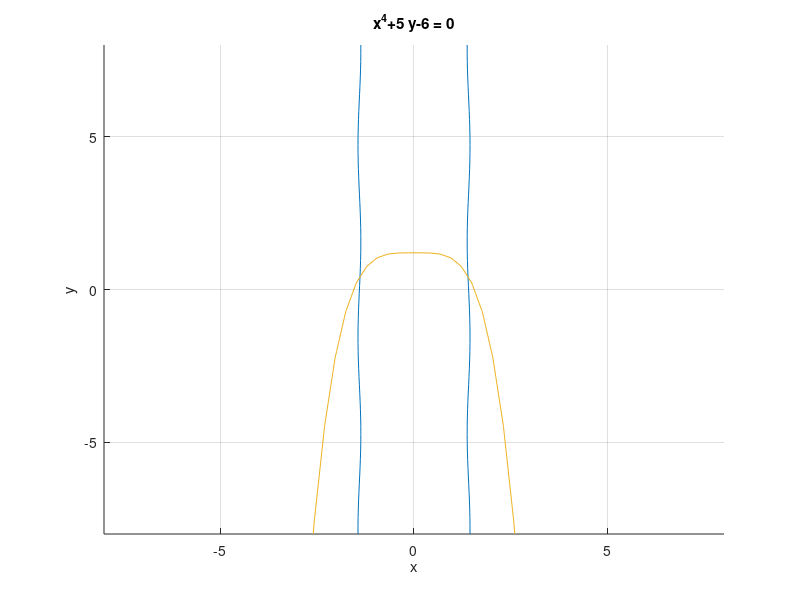

The MATLAB source for this figure: (Note: this script raises an error after producing the figure.)
%% Test Newton Method 2
% Test Newton_n_sytem subroutine

% Clear memory
clear all; close all; clc;

% display format
format long

%% Examples
example = 2;
switch example
    case{1} % 2-by-2 Polynomials,
        % Define vector of functions 'f' and matrix of partial derivates 'df',
        f = inline('[x(1)^3+x(2)-1 ; x(2)^3-x(1)+1]');
        df = inline('[3*x(1)^2, 1  ; -1,  3*x(2)^2]');

        % Plot figures,
        g1 = 'x^3+y-1'; g2 = 'y^3-x+1'; xy_range = [-4,4,-4,4];
        figure(1); grid on;
        hold on;
        ez1 = ezplot(g1,xy_range);
        ez2 = ezplot(g2,xy_range); 
        hold off;
        legend('g1(x,y)=x^3+y-1','g2(x,y)=y^3-x+1'); 
        set(ez1,'color',[0 0 1]);
        set(ez2,'color',[1 0 0]);
        title('Solving x^3+y-1 & y^3-x+1 for {x,y}')
        
        % Initial Guess,
        x0 = [.5;.5] ;
        
    case{2} % 2-by-2 Nonlinear system,
        % Define vector of functions 'f' and matrix of partial derivates 'df',
        f = inline('[10*x(1)^2+sin(x(2))-20 ; x(1)^4+5*x(2)-6]');
        df = inline('[20*x(1), cos(x(2))  ; 4*x(1)^3, 5]');
        
        % Plot figures,
        g1 = '10*x^2+sin(y)-20'; g2 = 'x^4+5*y-6'; xy_range = [-8,8,-8,8];
        figure(1); grid on;
        hold on;
        ez1 = ezplot(g1,xy_range);
        ez2 = ezplot(g2,xy_range); 
        hold off;
        legend('g1(x,y)=10x^2+sin(y)-20','g2(x,y)=x^4+5y-6',1); 
        set(ez1,'color',[0 0 1]);
        set(ez2,'color',[1 0 0]);
        title('Solving 10x^2+sin(y)=20 & x^4+5y=6 for {x,y}')
        
        % Initial Guess,
        x0 = [1;1];
        
        case{3} % 3-by-3 Polynomial System,
        % Define vector of functions 'f' and matrix of partial derivates 'df',
        f = inline('[x(1)^3-2*x(2)-2 ; x(1)^3-5*x(3)^2+7 ; x(2)*x(3)^2-1]');
        df = inline('[3*x(1)^2 -2 0;3*x(1)^2 0 -10*x(3);0 x(3)^2 2*x(2)*x(3)]');
      
        % Initial Guess,
        x0 = [1;1;1];
end

%% Convergence criteria
    % Define max number of iterations,
    n_max = 8;

    % Define tolerance,
    tol = 1e-6;
    tol = tol*ones(size(2,1));

%% Use Newton_n_sytem.m func,
tic;
x = x0; x_next = Newton_n_system(f,df,x); n = 1;
while and((n < n_max),(abs(x_next - x) > tol))
    x = x_next;
    x_next = Newton_n_system(f,df,x);
    n = n + 1;
end
fprintf('My solver: %1.12f \n',x) % show me the result
t1 = toc; % time for Costumb solver

%% Using Matlab solver,
tic;
x = x0; x = fsolve(f,x);
fprintf('Matlab solver: %1.12f \n',x) % show me the result
t2 = toc; % time for Matlab solver

% how fast is our Newton Solver,
fprintf('Costum Solver is: %1.1f times faster than Matlab solver \n',t2/t1)
